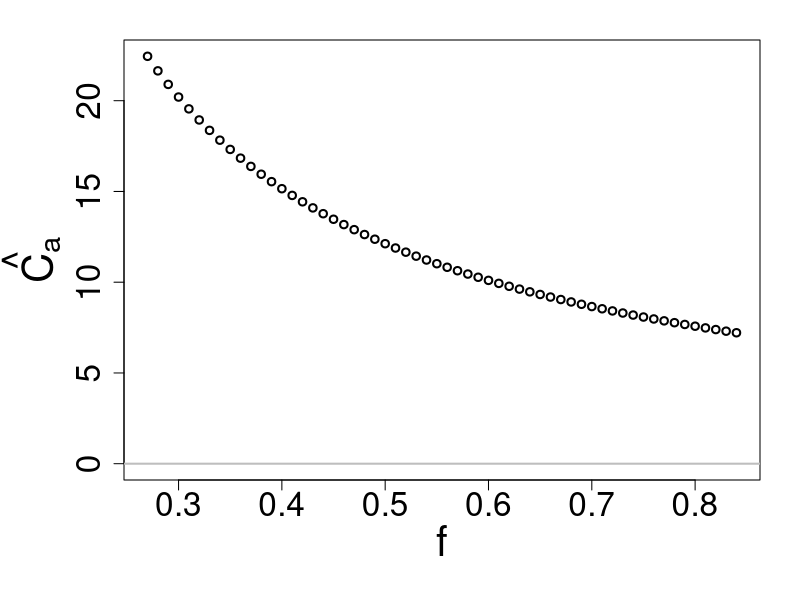
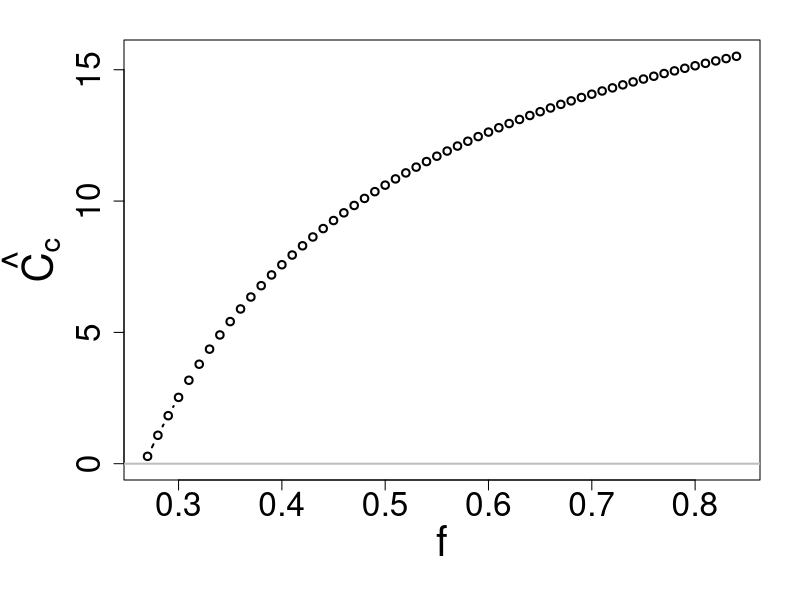
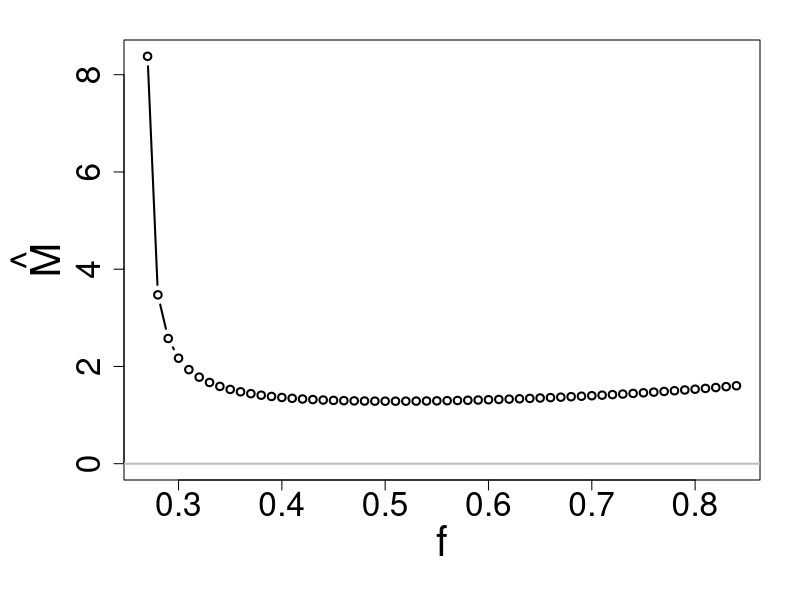
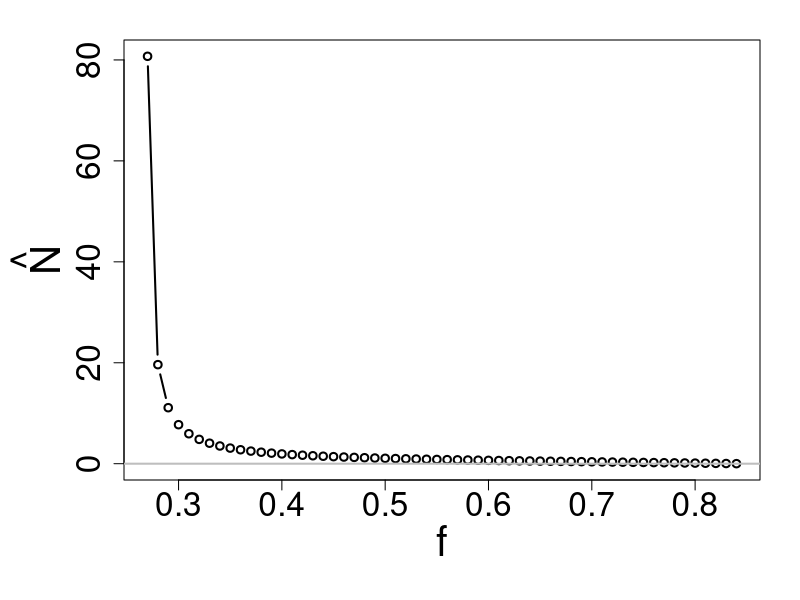
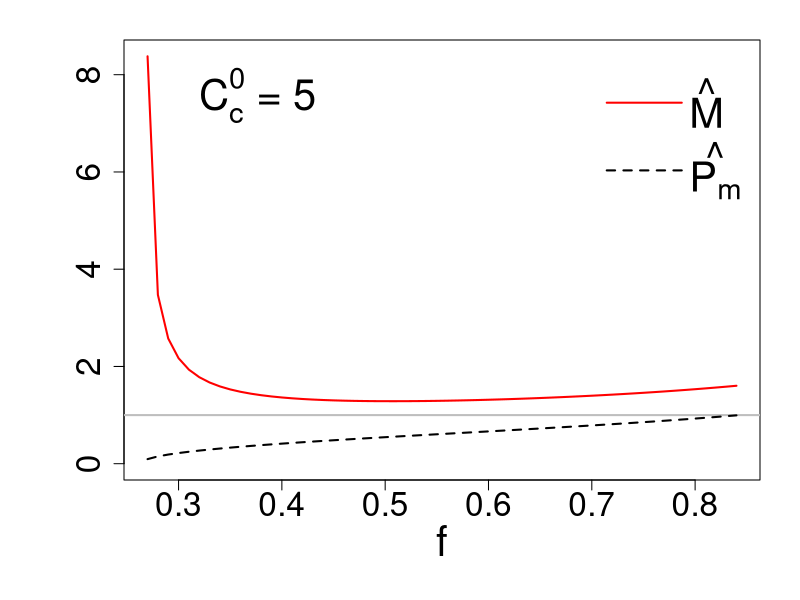
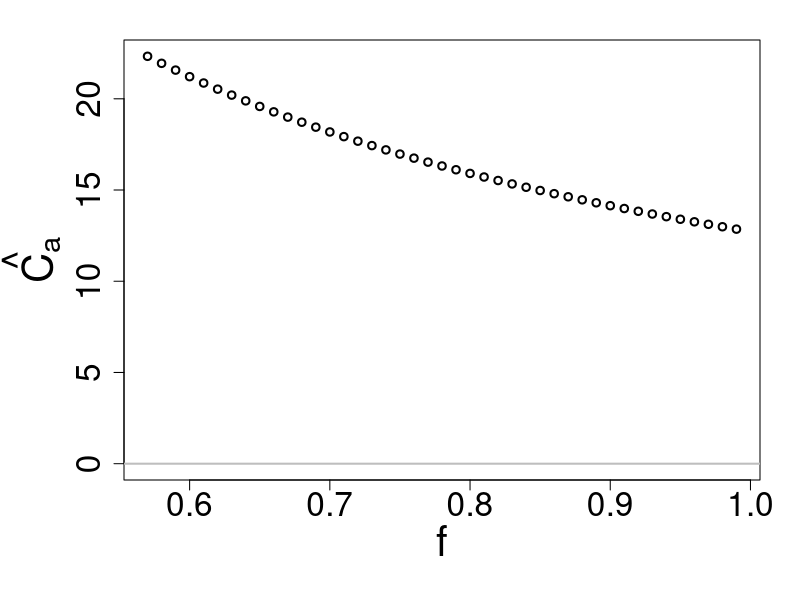
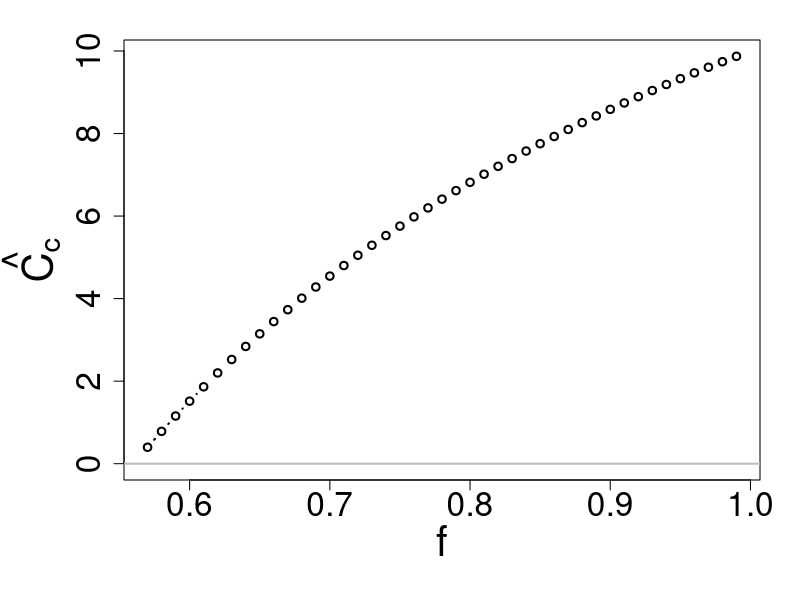
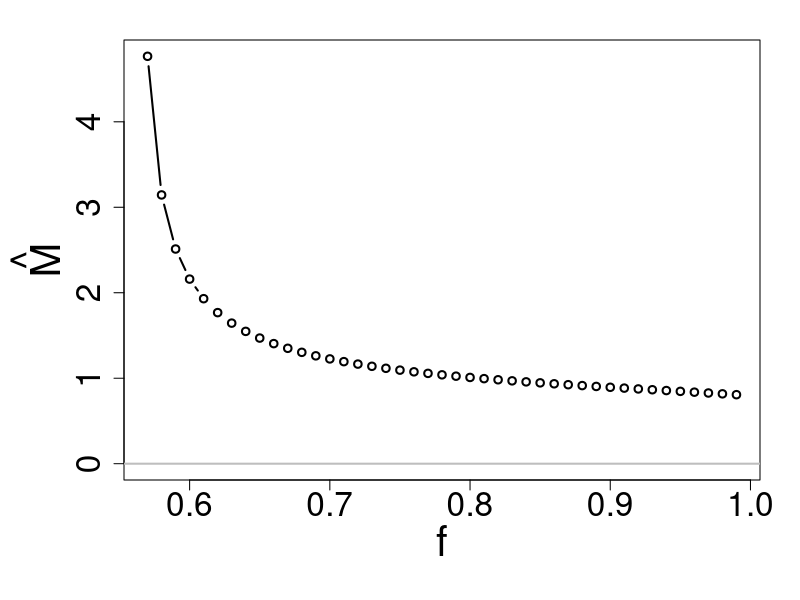

R code for these plots, in order:
# This function returns the equlibrium value for mutualist and non-mutualist
CaCcMN_eqm<-function(km,kn,kc,d,bmax,s,f,phi,g,ps,u){
  
  beta1<- -(phi*f)/(g*(1-f))
  beta2<- (km/((bmax*(1-s))-d)) - (kn/((bmax-d)*((1-f))))
  beta<-beta1/(d*beta2)
  
  alp1<- (km*d*u*beta)/((bmax*(1-s))-d)
  alp1<-alp1 - (phi*u/g) -(f*(1-ps)*beta)
  
  alp2<- -((1-ps)*kc*beta*f)-((1-f)*(1-ps)*(beta^2))
  alp3<- -(kc*(1-f)*(1-ps)*(beta^2))
  Meq<- (-alp2 + sqrt((alp2^2)-(4*alp1*alp3)))/(2*alp1)
  Neq<- beta-Meq
  
 # if((is.finite(Meq)&(Meq<0))==T){
 #   Meq<-0
 #   Neq<- beta-Meq
 # }
  
 # if((is.finite(Neq)&(Neq<0))==T){
#    Neq<-0
#  }
  
  
  Caeq<- ((Meq+(Neq*(1-f)))*(Meq+kc)*(1-ps))/(u*(Meq^2))
  Cceq<- phi/(g*(Meq+Neq))
  
  res<-list(Caeq=Caeq,Cceq=Cceq,Meq=Meq,Neq=Neq)
  
  return(res)
}
#---------------------------------------------------------------------------------------------
# Plot equilibrium values of Ca, Cc, M, N against fidelity (f) 

#--------------when km=kn-----------------------------

# call the function 
km<- 10 # half saturation constant for mutualist 
kn<- 10 # half saturation constant for non-mutualist
kc<- 5 # half saturation constant for allocated carbon
d<- 0.5 # death rate of mutualist and non-mutualist
bmax<- 0.8 # maximum growth rate of symbionts
s<- 0.1 # cost of mutualism
#f<-0.3 # fidelity
phi <- 5 # constant resource value for construction carbon
g<- 0.2 # Rate at which construction carbon is allocated to both symbionts
ps <- 0.3 # P-availability in the soil
u<- 0.4 # Phosphorous uptake per unit of preferentially allocated carbon received by mutualists

#CaCcMN_eqm(km=km,kn=kn,kc=kc,d=d,bmax=bmax,s=s,f=f,phi=phi,g=g,ps=ps,u=u) # you can check the numerical M, N equilibria value with this analytical finding

mylist<-seq(from=0,to=1,by=0.01)
df<-matrix(NA,nrow=length(mylist),ncol=5)
colnames(df)<-c("f","Caeq","Cceq","Meq","Neq")
df<-as.data.frame(df)
for(i in seq_along(mylist)){
  f<-mylist[i]
  cat("i=",i,"\n")
  res<-CaCcMN_eqm(km=km,kn=kn,kc=kc,d=d,bmax=bmax,s=s,f=f,phi=phi,g=g,ps=ps,u=u)
  df$f[i]<-f
  df$Caeq[i]<-res$Caeq
  df$Cceq[i]<-res$Cceq
  df$Meq[i]<-res$Meq
  df$Neq[i]<-res$Neq
}

df<-df[which(df$Meq>0 & df$Neq>0),] # co-existence

#df<-na.omit(df)
#df<-df[which(df$Caeq>0),]
df$pMNeq<-df$Meq/(df$Meq+df$Neq) #proportion of Mutualism at equilibrium
range(df$f)

#-----------------
pdf("./Results/pdf_fig/Ca_eqm_vs_f_km_10_kn_10.pdf",width=8,height=8)
op<-par(mar=c(6,6.2,2,2))
plot(df$f,df$Caeq,type="b",xlab="f",ylab=expression(hat(C[a])),cex.lab=2.5,cex.axis=2,ylim=c(0,max(df$Caeq)),lwd=2)
abline(h=0,col="grey",lwd=2)
par(op)
dev.off()

pdf("./Results/pdf_fig/Cc_eqm_vs_f_km_10_kn_10.pdf",width=8,height=8)
op<-par(mar=c(6,6.2,2,2))
plot(df$f,df$Cceq,type="b",xlab="f",ylab=expression(hat(C[c])),cex.lab=2.5,cex.axis=2,ylim=c(0,max(df$Cceq)),lwd=2)
abline(h=0,col="grey",lwd=2)
par(op)
dev.off()

pdf("./Results/pdf_fig/M_eqm_vs_f_km_10_kn_10.pdf",width=8,height=8)
op<-par(mar=c(6,6.2,2,2))
plot(df$f,df$Meq,type="b",xlab="f",ylab=expression(hat(M)),cex.lab=2.5,cex.axis=2,ylim=c(0,max(df$Meq)),lwd=2)
abline(h=0,col="grey",lwd=2)
par(op)
dev.off()

pdf("./Results/pdf_fig/N_eqm_vs_f_km_10_kn_10.pdf",width=8,height=8)
op<-par(mar=c(6,6.2,2,2))
plot(df$f,df$Neq,type="b",xlab="f",ylab=expression(hat(N)),cex.lab=2.5,cex.axis=2,ylim=c(0,max(df$Neq)),lwd=2)
abline(h=0,col="grey",lwd=2)
par(op)
dev.off()

pdf("./Results/pdf_fig/M_PM_eqm_vs_f_km_10_kn_10.pdf",width=8,height=8)
op<-par(mar=c(6,6.2,2,2))
plot(df$f,df$Meq,xlab="f",lwd=2,type="l",ylab="",cex.lab=2.5,cex.axis=2,ylim=c(0,max(df$Meq)),col="red")
abline(h=1,col="grey",lwd=2)
lines(df$f,df$pMNeq,lty="dashed",lwd=2)

legend("topright", c(expression(hat(M)),expression(hat(P[m]))), 
       cex = 2.5, lty = c(1, 2), lwd=c(2,2), col=c("red","black"), 
       xpd = TRUE, horiz = F, inset = c(0,0),y.intersp = 1.2,x.intersp = 0.2,
       bty = "n")

legend("topleft", expression(paste("C"[c]^0, " = ", 5)),
       cex = 2.5, horiz = F, inset = c(0,0),
       bty = "n") 
par(op)
dev.off()

#---------when km and kn are not equal---------------------
# call the function 
km<- 10 # half saturation constant for mutualist 
kn<- 6 # half saturation constant for non-mutualist
kc<- 5 # half saturation constant for allocated carbon
d<- 0.5 # death rate of mutualist and non-mutualist
bmax<- 0.8 # maximum growth rate of symbionts
s<- 0.1 # cost of mutualism
phi <- 5 # constant resource value for construction carbon
g<- 0.2 # Rate at which construction carbon is allocated to both symbionts
ps <- 0.3 # P-availability in the soil
u<- 0.4 # Phosphorous uptake per unit of preferentially allocated carbon received by mutualists

mylist<-seq(from=0,to=1,by=0.01)
df<-matrix(NA,nrow=length(mylist),ncol=5)
colnames(df)<-c("f","Caeq","Cceq","Meq","Neq")
df<-as.data.frame(df)
for(i in seq_along(mylist)){
  f<-mylist[i]
  cat("i=",i,"\n")
  res<-CaCcMN_eqm(km=km,kn=kn,kc=kc,d=d,bmax=bmax,s=s,f=f,phi=phi,g=g,ps=ps,u=u)
  df$f[i]<-f
  df$Caeq[i]<-res$Caeq
  df$Cceq[i]<-res$Cceq
  df$Meq[i]<-res$Meq
  df$Neq[i]<-res$Neq
}

df<-df[which(df$Meq>0 & df$Neq>0),] # co-existence
df$pMNeq<-df$Meq/(df$Meq+df$Neq) #proportion of Mutualism at equilibrium
df<-df[-1,] # to get rid of diverging values
range(df$f)

#-----------------
pdf("./Results/pdf_fig/Ca_eqm_vs_f_km_10_kn_6.pdf",width=8,height=8)
op<-par(mar=c(6,6.2,2,2))
plot(df$f,df$Caeq,type="b",xlab="f",ylab=expression(hat(C[a])),cex.lab=2.5,cex.axis=2,ylim=c(0,max(df$Caeq)),lwd=2)
abline(h=0,col="grey",lwd=2)
par(op)
dev.off()

pdf("./Results/pdf_fig/Cc_eqm_vs_f_km_10_kn_6.pdf",width=8,height=8)
op<-par(mar=c(6,6.2,2,2))
plot(df$f,df$Cceq,type="b",xlab="f",ylab=expression(hat(C[c])),cex.lab=2.5,cex.axis=2,ylim=c(0,max(df$Cceq)),lwd=2)
abline(h=0,col="grey",lwd=2)
par(op)
dev.off()

pdf("./Results/pdf_fig/M_eqm_vs_f_km_10_kn_6.pdf",width=8,height=8)
op<-par(mar=c(6,6.2,2,2))
plot(df$f,df$Meq,type="b",xlab="f",ylab=expression(hat(M)),cex.lab=2.5,cex.axis=2,ylim=c(0,max(df$Meq)),lwd=2)
abline(h=0,col="grey",lwd=2)
par(op)
dev.off()

pdf("./Results/pdf_fig/N_eqm_vs_f_km_10_kn_6.pdf",width=8,height=8)
op<-par(mar=c(6,6.2,2,2))
plot(df$f,df$Neq,type="b",xlab="f",ylab=expression(hat(N)),cex.lab=2.5,cex.axis=2,ylim=c(0,max(df$Neq)),lwd=2)
abline(h=0,col="grey",lwd=2)
par(op)
dev.off()

pdf("./Results/pdf_fig/M_PM_eqm_vs_f_km_10_kn_6.pdf",width=8,height=8)
op<-par(mar=c(6,6.2,2,2))
plot(df$f,df$Meq,xlab="f",lwd=2,type="l",ylab="",cex.lab=2.5,cex.axis=2,ylim=c(0,max(df$Meq)),col="red")
abline(h=1,col="grey",lwd=2)
lines(df$f,df$pMNeq,lty="dashed",lwd=2)

legend("topright", c(expression(hat(M)),expression(hat(P[m]))), 
       cex = 2.5, lty = c(1, 2), lwd=c(2,2), col=c("red","black"), 
       xpd = TRUE, horiz = F, inset = c(0,0),y.intersp = 1.2,x.intersp = 0.2,
       bty = "n")

legend("topleft", expression(paste("C"[c]^0, " = ", 5)),
       cex = 2.5, horiz = F, inset = c(0,0),
       bty = "n") 
par(op)
dev.off()
#----------------------------------------------------------------------------------------------
# Plot equilibrium values of Ca, Cc, M, N against soil Phosphorous availability (ps)

#---------when km and kn are equal---------------------

# call the function 
km<- 10 # half saturation constant for mutualist 
kn<- 10 # half saturation constant for non-mutualist
kc<- 5 # half saturation constant for allocated carbon
d<- 0.5 # death rate of mutualist and non-mutualist
bmax<- 0.8 # maximum growth rate of symbionts
s<- 0.1 # cost of mutualism
f<-0.3 # fidelity
phi <- 5 # constant resource value for construction carbon
g<- 0.2 # Rate at which construction carbon is allocated to both symbionts
#ps <- 0.3 # P-availability in the soil
u<-0.4 # Phosphorous uptake per unit of preferentially allocated carbon received by mutualists

mylist<-seq(from=0,to=1,by=0.01)
df<-matrix(NA,nrow=length(mylist),ncol=5)
colnames(df)<-c("ps","Caeq","Cceq","Meq","Neq")
df<-as.data.frame(df)
for(i in seq_along(mylist)){
  ps<-mylist[i]
  res<-CaCcMN_eqm(km=km,kn=kn,kc=kc,d=d,bmax=bmax,s=s,f=f,phi=phi,g=g,ps=ps,u=u)
  df$ps[i]<-ps
  df$Caeq[i]<-res$Caeq
  df$Cceq[i]<-res$Cceq
  df$Meq[i]<-res$Meq
  df$Neq[i]<-res$Neq
}
df<-df[which(df$Meq>0 & df$Neq>0),] # co-existence

df$pMNeq<-df$Meq/(df$Meq+df$Neq) #proportion of Mutualism at equilibrium

pdf("./Results/pdf_fig/CaCc_eqm_vs_ps_km_10_kn_10_f_0.3.pdf",width=8,height=8)
op<-par(mar=c(6,6.2,2,2))
ylm<-max(df$Caeq,df$Cceq,na.rm = T)
plot(df$ps,df$Caeq,type="l",xlab=expression(P[s]),ylab="",
     cex.lab=2.5,cex.axis=2,lwd=2,
     ylim=c(0,ylm+7))
lines(df$ps,df$Cceq,cex.lab=2.5,cex.axis=2,lty="dashed",lwd=2)
legend("topleft", c(expression(hat(C[a])),expression(hat(C[c]))), 
       cex = 2.5, lty = c(1, 2), lwd=c(2,2), xpd = TRUE, horiz = F, inset = c(0,0),y.intersp = 1,x.intersp = 0.2,
       bty = "n")

legend("topright", expression(paste("C"[c]^0, " = ", 5)),
        cex = 2.5, horiz = F, inset = c(0,0),
              bty = "n") 
par(op)
dev.off()

pdf("./Results/pdf_fig/MN_eqm_vs_ps_km_10_kn_10_f_0.3.pdf",width=8,height=8)
op<-par(mar=c(6,6.2,2,2))
ylm<-max(df$Meq,df$Neq,na.rm = T)
plot(df$ps,df$Meq,type="l",xlab=expression(P[s]),ylab="",
     cex.lab=2.5,cex.axis=2,lwd=2,
     ylim=c(0,ylm+1))
lines(df$ps,df$Neq,cex.lab=2.5,cex.axis=2,lty="dashed",lwd=2)
legend("topleft", c(expression(hat(M)),expression(hat(N))), 
       cex = 2.5, lty = c(1, 2), lwd=c(2,2), xpd = TRUE, horiz = F, inset = c(0,0),y.intersp = 1.2,x.intersp = 0.2,
       bty = "n")

legend("topright", expression(paste("C"[c]^0, " = ", 5)),
       cex = 2.5, horiz = F, inset = c(0,0),
       bty = "n") 
par(op)
dev.off()


pdf("./Results/pdf_fig/M_PM_eqm_vs_ps_km_10_kn_10_f_0.3.pdf",width=8,height=8)
op<-par(mar=c(6,6.2,2,2))
plot(df$ps,df$Meq,xlab=expression(P[s]),lwd=2,type="l",ylab="",cex.lab=2.5,cex.axis=2,ylim=c(0,3),col="red")
abline(h=0,col="grey",lwd=2)
lines(df$ps,df$pMNeq,lty="dashed",lwd=2)

legend("topright", c(expression(hat(M)),expression(hat(P[m]))), 
       cex = 2.5, lty = c(1, 2), lwd=c(2,2), col=c("red","black"), 
       xpd = TRUE, horiz = F, inset = c(0,0),y.intersp = 1.2,x.intersp = 0.2,
       bty = "n")

legend("topleft", expression(paste("C"[c]^0, " = ", 5)),
       cex = 2.5, horiz = F, inset = c(0,0),
       bty = "n") 
par(op)
dev.off()

#---------when km and kn are not equal and f=0.7---------------------

# call the function 
km<- 10 # half saturation constant for mutualist 
kn<- 6 # half saturation constant for non-mutualist
kc<- 5 # half saturation constant for allocated carbon
d<- 0.5 # death rate of mutualist and non-mutualist
bmax<- 0.8 # maximum growth rate of symbionts
s<- 0.1 # cost of mutualism
f<-0.7 # fidelity
phi <- 5 # constant resource value for construction carbon
g<- 0.2 # Rate at which construction carbon is allocated to both symbionts
#ps <- 0.3 # P-availability in the soil
u<-0.4 # Phosphorous uptake per unit of preferentially allocated carbon received by mutualists

mylist<-seq(from=0,to=1,by=0.01)
df<-matrix(NA,nrow=length(mylist),ncol=5)
colnames(df)<-c("ps","Caeq","Cceq","Meq","Neq")
df<-as.data.frame(df)
for(i in seq_along(mylist)){
  ps<-mylist[i]
  res<-CaCcMN_eqm(km=km,kn=kn,kc=kc,d=d,bmax=bmax,s=s,f=f,phi=phi,g=g,ps=ps,u=u)
  df$ps[i]<-ps
  df$Caeq[i]<-res$Caeq
  df$Cceq[i]<-res$Cceq
  df$Meq[i]<-res$Meq
  df$Neq[i]<-res$Neq
}
df<-df[which(df$Meq>0 & df$Neq>0),] # co-existence
df$pMNeq<-df$Meq/(df$Meq+df$Neq) #proportion of Mutualism at equilibrium

pdf("./Results/pdf_fig/CaCc_eqm_vs_ps_km_10_kn_6_f_0.7.pdf",width=8,height=8)
op<-par(mar=c(6,6.2,2,2))
ylm<-max(df$Caeq,df$Cceq,na.rm = T)
plot(df$ps,df$Caeq,type="l",xlab=expression(P[s]),ylab="",
     cex.lab=2.5,cex.axis=2,lwd=2,
     ylim=c(0,ylm+7))
lines(df$ps,df$Cceq,cex.lab=2.5,cex.axis=2,lty="dashed",lwd=2)
legend("topleft", c(expression(hat(C[a])),expression(hat(C[c]))), 
       cex = 2.5, lty = c(1, 2), lwd=c(2,2), xpd = TRUE, horiz = F, inset = c(0,0),y.intersp = 1,x.intersp = 0.2,
       bty = "n")

legend("topright", expression(paste("C"[c]^0, " = ", 5)),
       cex = 2.5, horiz = F, inset = c(0,0),
       bty = "n") 
par(op)
dev.off()

pdf("./Results/pdf_fig/MN_eqm_vs_ps_km_10_kn_6_f_0.7.pdf",width=8,height=8)
op<-par(mar=c(6,6.2,2,2))
ylm<-max(df$Meq,df$Neq,na.rm = T)
plot(df$ps,df$Meq,type="l",xlab=expression(P[s]),ylab="",
     cex.lab=2.5,cex.axis=2,lwd=2,
     ylim=c(0,ylm+1))
lines(df$ps,df$Neq,cex.lab=2.5,cex.axis=2,lty="dashed",lwd=2)
legend("topleft", c(expression(hat(M)),expression(hat(N))), 
       cex = 2.5, lty = c(1, 2), lwd=c(2,2), xpd = TRUE, horiz = F, inset = c(0,0),y.intersp = 1.2,x.intersp = 0.2,
       bty = "n")

legend("topright", expression(paste("C"[c]^0, " = ", 5)),
       cex = 2.5, horiz = F, inset = c(0,0),
       bty = "n") 
par(op)
dev.off()


pdf("./Results/pdf_fig/M_PM_eqm_vs_ps_km_10_kn_6_f_0.7.pdf",width=8,height=8)
op<-par(mar=c(6,6.2,2,2))
plot(df$ps,df$Meq,xlab=expression(P[s]),lwd=2,type="l",ylab="",cex.lab=2.5,cex.axis=2,ylim=c(0,3),col="red")
abline(h=0,col="grey",lwd=2)
lines(df$ps,df$pMNeq,lty="dashed",lwd=2)

legend("topright", c(expression(hat(M)),expression(hat(P[m]))), 
       cex = 2.5, lty = c(1, 2), lwd=c(2,2), col=c("red","black"), 
       xpd = TRUE, horiz = F, inset = c(0,0),y.intersp = 1.2,x.intersp = 0.2,
       bty = "n")

legend("topleft", expression(paste("C"[c]^0, " = ", 5)),
       cex = 2.5, horiz = F, inset = c(0,0),
       bty = "n") 
par(op)
dev.off()





